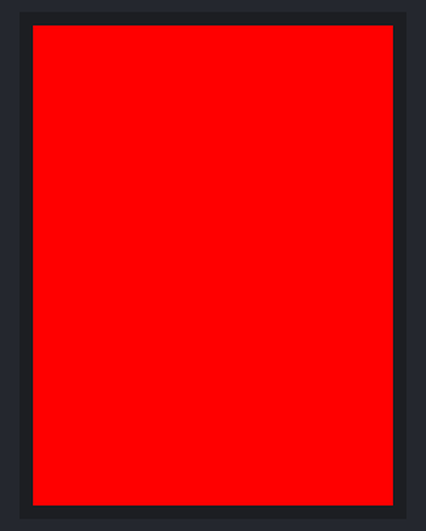
A program run on a simulated ESP32 board running MicroPython. Shown: 240×320 colour display. Wiring (from the project's diagram.json): switch on GPIO 0, yellow LED on GPIO 2, green LED on GPIO 4, blue LED on GPIO 12, orange LED on GPIO 13, blue LED on GPIO 14, green button on GPIO 17, blue LED on GPIO 25, blue LED on GPIO 26, blue LED on GPIO 27, blue LED on GPIO 33, blue button on GPIO 34, blue button on GPIO 35. Library files of the repository ran but are not shown: ili9341.py; what the program prints to the serial console is not drawn.

Above: at 0.5 s.
At 1.6 s:
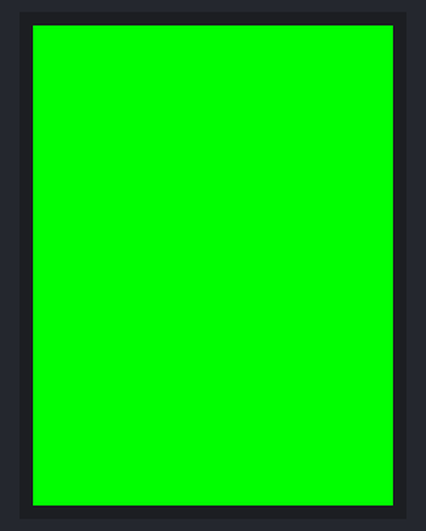
At 2.7 s:
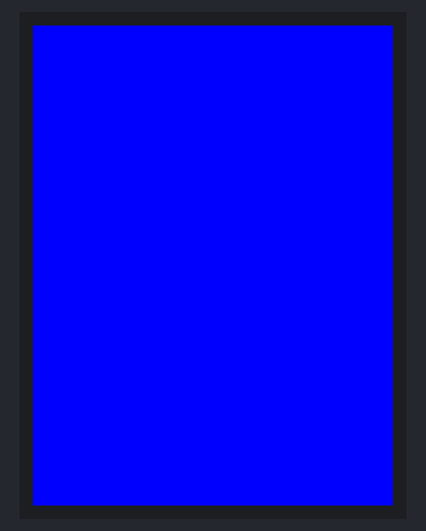
At 3.7 s:
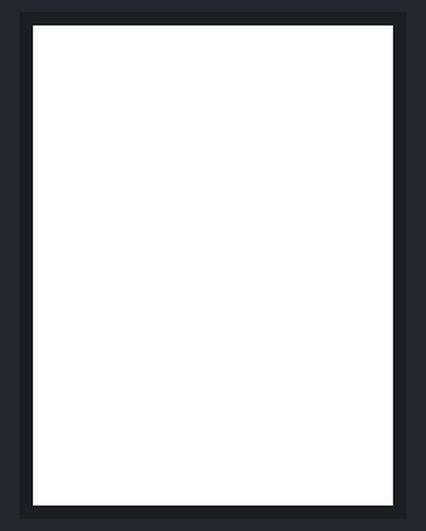
At 4.8 s:
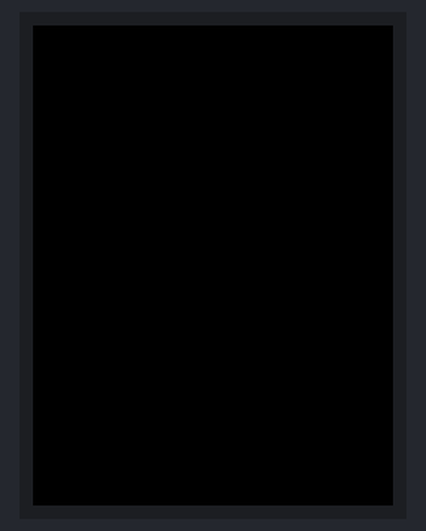
At 5.8 s:
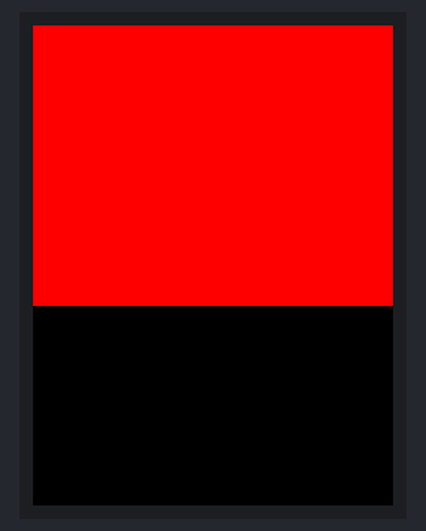

Measured:
- by itself, everything shown: repeats every 5.3 s, in 10 steps
- what the display in image 0 shows lasts 1.0 s, from 0.5 s to 1.5 s

The program:

12_tft_basic.py
```python
"""Diagnostic 12/13 — TFT basic check: SPI init + solid-color fills.

Isolates the ILI9341 TFT: hardware SPI on SCK=GPIO18, MOSI=GPIO23,
CS=GPIO5, D/C=GPIO21, RST=GPIO19 -- the 4-wire SPI command interface (SCK,
MOSI, CS, D/C) plus a hardware reset line. See diagnostics/README.md for how to
run this on wokwi.com.

Only exercises ili9341.py's init sequence and fill_rect()/fill() -- no
text rendering. If this test fails (blank/garbled screen, or an
exception during init), the fault is in the SPI wiring or the panel init
sequence itself, before text rendering (diagnostic 13) becomes a relevant
variable at all.

Expected: the screen cycles red, green, blue, white, black, each held for
1 second, then repeats.
"""

from machine import Pin, SPI
from time import sleep_ms
from ili9341 import ILI9341

TFT_SCK_PIN = 18
TFT_MOSI_PIN = 23
TFT_CS_PIN = 5
TFT_DC_PIN = 21
TFT_RST_PIN = 19

COLOR_STEP_MS = 1000

spi = SPI(2, baudrate=20_000_000, sck=Pin(TFT_SCK_PIN), mosi=Pin(TFT_MOSI_PIN))
tft = ILI9341(
    spi,
    cs=Pin(TFT_CS_PIN, Pin.OUT, value=1),
    dc=Pin(TFT_DC_PIN, Pin.OUT, value=0),
    rst=Pin(TFT_RST_PIN, Pin.OUT, value=1),
)

print("TFT basic test started -- cycling red/green/blue/white/black")

colors = (
    ("red", 0xF800),
    ("green", 0x07E0),
    ("blue", 0x001F),
    ("white", 0xFFFF),
    ("black", 0x0000),
)

while True:
    for name, color565 in colors:
        print("Fill:", name)
        tft.fill(color565)
        sleep_ms(COLOR_STEP_MS)
```
